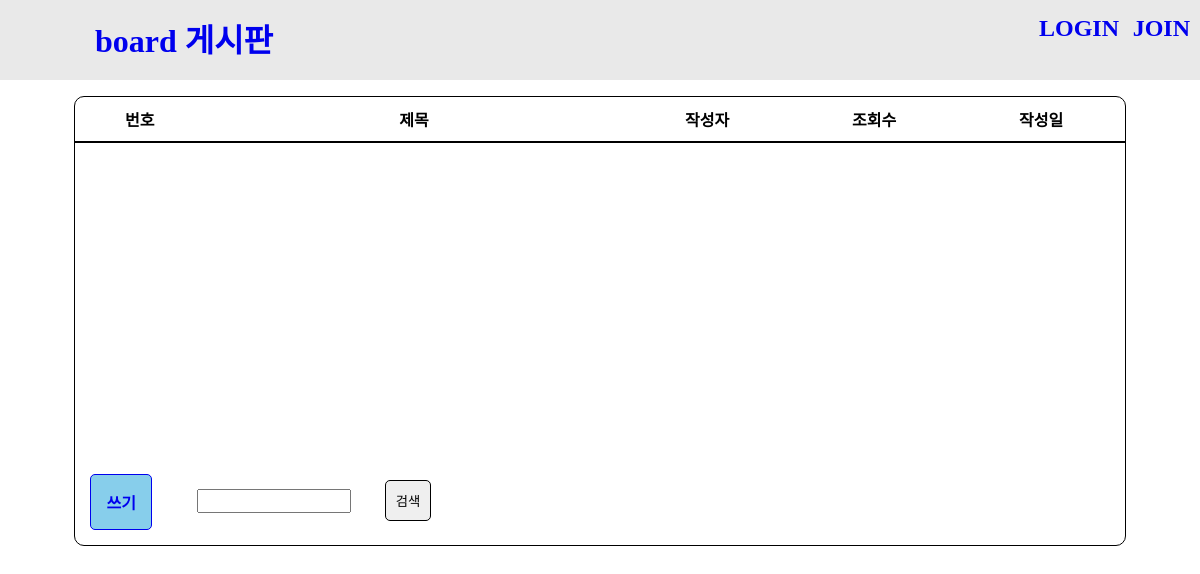
/board/lists/board/, run on an earlier commit of the app's database.
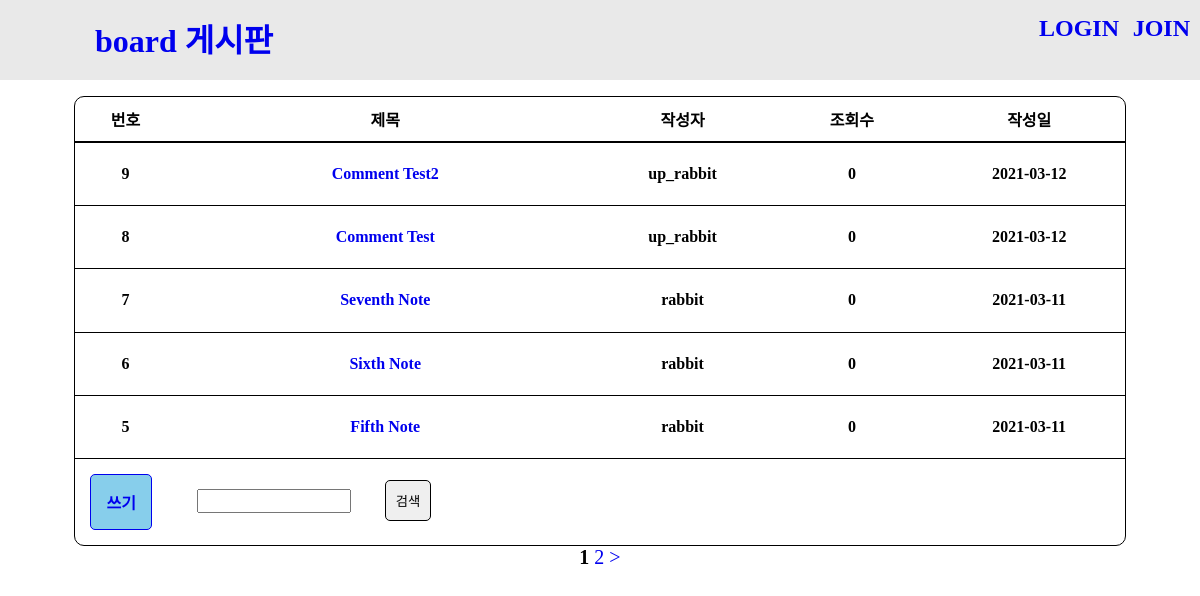
And on a later commit of the database.
### tables this page shows
CREATE TABLE board (
	board_id int(10) NULL AUTO_INCREMENT PRIMARY KEY,
	board_pid int(10) NULL DEFAULT 0 COMMENT '원글 번호',
	user_id varchar(20) COMMENT '작성자ID',
	user_name varchar(20) NOT NULL COMMENT '작성자 이름',
	subject varchar(50) NOT NULL COMMENT '게시글 제목',
	contents text NOT NULL COMMENT '게시글 내용',
	hits int(10) NOT NULL DEFAULT 0 COMMENT '조회수',
	reg_date datetime NOT NULL COMMENT '등록일',
	INDEX board_pid (board_pid)
	)
	COMMENT='CodeIgniter 게시판'
	COLLATE='utf8_general_ci';

### application/controllers/board.php (called while the page is built, shortened)
<?php if (!defined('BASEPATH')) exit('No direct script access allowed');
class Board extends CI_Controller
{
	function __construct()
	{
		$this->load->database();
		$this->load->model('board_m');
		$this->load->library('pagination');
		$this->load->library('form_validation');
		$this->load->helper(array('url', 'date'));
		$this->load->helper('alert');
		$this->load->helper('form');
	}
	public function _remap($method) {
		$this->load->view('header_v');
		if (method_exists($this, $method)) {
			$this->{"{$method}"}();
		}
		$this->load->view('footer_v');
	}
	public function lists()
	{
		$search_word = $page_url = '';
		$uri_segment = 5;
		$config['base_url'] = '/community/board/lists/board'.$page_url.'/page';
		$config['total_rows'] = $this->board_m->get_list($this->uri->segment(3), 'count', '', '', $search_word);
		$config['per_page'] = 5;
		$config['uri_segment'] = $uri_segment;
		$this->pagination->initialize($config);
		$data['pagination'] = $this->pagination->create_links();
		$page = $this->uri->segment($uri_segment, 1);
		$start = ($page - 1) * $config['per_page'];
		$limit = $config['per_page'];
		$data['list'] = $this->board_m->get_list($this->uri->segment(3), '', $start, $limit, $search_word);
		$this->load->view('board/list_v', $data);
	}
}
?>

### index.php (called while the page is built, shortened)
<?php
require_once BASEPATH.'core/CodeIgniter.php';

### application/models/board_m.php (called while the page is built, shortened)
<?php if (!defined('BASEPATH')) exit('No direct script access allowed');
class Board_m extends CI_Model
{
	function get_list($table = 'board', $type = '', $offset = '', $limit = '', $search_word = '') {
		$sword = '';
		$limit_query = '';
		if ($offset != '' OR $limit != '') {
			$limit_query = ' LIMIT ' . $offset . ', ' . $limit;
		}
		$sql = "SELECT * FROM $table $sword ORDER BY board_id DESC $limit_query";
		$query = $this->db->query($sql);
		if ($type == 'count') {
			$result = $query->num_rows();
		} else {
			$result = $query->result();
		}
		return $result;
	}
}

### application/views/board/list_v.php (the view)
<article id="board_area">
	<table cellpadding="0" cellspacing="0" class="table">
		<thead>
			<tr>
				<th scope="col">번호</th>
				<th scope="col" class="title">제목</th>
				<th scope="col">작성자</th>
				<th scope="col">조회수</th>
				<th scope="col">작성일</th>
			</tr>
		</thead>
		<tbody>
			<?php
			foreach ($list as $lt) {
			?>
				<tr>
					<td class="board_id"><?=$lt->board_id?> </td>
					<td colspan="1"><a rel="external" href="/community/<?=$this->uri->segment(1)?>/view/<?=$this->uri->segment(3)?>/<?=$lt->board_id?>"><?=$lt->subject?></a></td>
					<td colspan="1"><?=$lt->user_id?></td>
					<td colspan="1"><?=$lt->hits?></td>
					<td colspan="1">
						<time datetime="<?=mdate("%Y-%m-%j", human_to_unix($lt->reg_date))?>">
							<?=mdate("%Y-%m-%j", human_to_unix($lt->reg_date))?>
						</time>
					</td>
				</tr>
			<?php
			}
			?>
		</tbody>
		<tfoot>
			<th colspan="5">
				<a href="/community/board/write/<?=$this->uri->segment(3);?>" class="btn" > 쓰기 </a>
				<form id="bd_search" method="post">
					<input type="text" name="search_word" id="q" onkeypress="board_search_enter(document.q);" />
					<button type="button" id="search_btn"> 검색 </button>
				</form>
			</th>
		</tfoot>
	</table>
	<div class="pagination">
		<?=$pagination?>
	</div>
</article>

### application/views/header_v.php (shortened to what this page needs)
<!DOCTYPE html>
<html>
<head>
	<link rel="stylesheet" href="<?=base_url("community/include/css/style.css")?>">
</head>
<body>
	<div id="main">
		<header id="header">
			<div class="top">
				<ul>
					<h1><a rel="external" href="/community/board/lists/board/"> board 게시판 </a></h1>
				</ul>
			</div>
			<div class="top_right">
				<h2 class="a"> <a class="b" href="/community/auth/join"> JOIN </a> </h2>
				<?php
				if (@$this->session->userdata('logged_in') == TRUE) {
					echo "<h3><p>" . $this->session->userdata('username') . " 님</p></h3> <h2><a href='/community/auth/logout'> LOG OUT </a></h2>";
				} else {
					echo "<h2><a href='/community/auth/login'> LOGIN </a></h2>";
				}
				?>
			</div>
		</header>

### application/views/footer_v.php (shortened to what this page needs)
</div>
</body>
</html>

### include/css/style.css (style rules this page uses)
* { margin: 0; padding: 0; }
a { text-decoration: blink; }
article { padding: 1rem; }
#header { width: 95%; background: #e9e9e9;; height: 50px; padding: 15px 0px 15px 70px; margin: auto; }
#header .top { text-align: center; width: 20%; float: left; }
#header .top_right { width: 15%; float: right; }
#header .top_right .a { padding: 0 20px 0 0; float: inherit; }
.title { width: 40%; }
.table { border: 1px solid; width: 90%; height: 450px; margin: auto; border-radius: 10px; }
.table thead th { border-bottom: 2px solid; padding: 10px; }
.table tbody td { border-bottom: 1px solid; text-align: center; font-weight: bold; }
.board_id { width: 100px; }
.pagination p { font-size: 20px; text-align: center; }
#bd_search { float: left; }
#bd_search #q { margin: 30px; width: 150px; height: 20px; }
#bd_search #search_btn { padding: 10px; border-radius: 5px; border: 1px solid; }
.btn { background: skyblue; padding: 15px; margin: 15px; float: left; border-radius: 5px; border: 1px solid; }

What changed in the data, as far as the page shows it:
added board: board_id "9", subject "Comment Test2", user "up_rabbit", hits "0", reg_date "2021-03-12"
added board: board_id "8", subject "Comment Test", user "up_rabbit", hits "0", reg_date "2021-03-12"
added board: board_id "7", subject "Seventh Note", user "rabbit", hits "0", reg_date "2021-03-11"
added board: board_id "6", subject "Sixth Note", user "rabbit", hits "0", reg_date "2021-03-11"
added board: board_id "5", subject "Fifth Note", user "rabbit", hits "0", reg_date "2021-03-11"
Also different on the page:
$pagination: (not shown) → "1 2 >"
